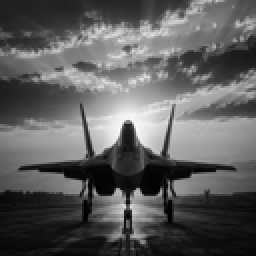
#> input picture images/output/grayscale_128.png, 128 x 128 px (shown 2 times larger)
$ python main.py
#> lines starting #> are read from the running program, lines starting #| are printed output that depends on the picture
### python/filters.py
"""
filters.py
----------

Generic 3×3 convolution engine.

This software implementation acts as the
Golden Reference Model for the FPGA DSP MAC Engine.

Author : Siddharth Sahu
Project: FPGA Image Processing Accelerator
"""

import numpy as np

# ==========================================================
# Utility Functions
# ==========================================================

def clip_pixel(value: int) -> np.uint8:
    """
    Saturate a pixel into the valid grayscale range.

    Parameters
    ----------
    value : int

    Returns
    -------
    np.uint8
    """

    return np.uint8(np.clip(value, 0, 255))


# ==========================================================
# Convolution Engine
# ==========================================================

def convolve(
    image: np.ndarray,
    kernel: np.ndarray,
    divisor: int = 1
) -> np.ndarray:
    """
    Perform a generic 3×3 convolution.

    Parameters
    ----------
    image : np.ndarray
        Grayscale input image.

    kernel : np.ndarray
        3×3 convolution kernel.

    divisor : int
        Kernel normalization factor.

    Returns
    -------
    np.ndarray
        Filtered image.
    """

    height, width = image.shape

    output = np.zeros_like(image, dtype=np.uint8)

    padded = np.pad(
        image,
        pad_width=1,
        mode="constant",
        constant_values=0
    )

    for row in range(height):

        for col in range(width):

            window = padded[row:row+3, col:col+3]

            accumulator = int(
                np.sum(
                    window.astype(np.int32) * kernel
                )
            )

            accumulator //= divisor

            output[row, col] = clip_pixel(accumulator)
    return output

### python/main.py
"""
main.py
-------

Golden Reference Driver for the FPGA Image Processing Accelerator.

Pipeline:
    Input Image
        ↓
    Select Kernel
        ↓
    Convolution Engine
        ↓
    Save Filtered Image
        ↓
    Display Results

Author : Siddharth Sahu
Project: FPGA Image Processing Accelerator
"""

from pathlib import Path

import matplotlib.pyplot as plt
import numpy as np
from PIL import Image

from filters import convolve
from kernels import KERNELS


# ==========================================================
# Project Paths
# ==========================================================

PROJECT_ROOT = Path(__file__).resolve().parent.parent

INPUT_IMAGE = PROJECT_ROOT / "images" / "output" / "grayscale_128.png"
OUTPUT_IMAGE = PROJECT_ROOT / "images" / "output" / "filtered.png"


# ==========================================================
# Display Available Kernels
# ==========================================================

def display_kernels():
    print("\n==============================================")
    print(" FPGA IMAGE PROCESSING ACCELERATOR")
    print(" Python Golden Reference Model")
    print("==============================================\n")

    print("Available Kernels:\n")

    names = list(KERNELS.keys())

    for index, kernel_name in enumerate(names, start=1):
        print(f"{index}. {kernel_name}")

    return names


# ==========================================================
# Kernel Selection
# ==========================================================

def select_kernel(kernel_names):

    while True:

        try:

            choice = int(input("\nSelect Kernel Number : "))

            if 1 <= choice <= len(kernel_names):
                return kernel_names[choice - 1]

            print("\nInvalid Selection.\n")

        except ValueError:

            print("\nPlease enter a valid integer.\n")


# ==========================================================
# Load Image
# ==========================================================

def load_image():

    if not INPUT_IMAGE.exists():
        raise FileNotFoundError(
            f"Input image not found:\n{INPUT_IMAGE}"
        )

    image = Image.open(INPUT_IMAGE).convert("L")

    return np.array(image, dtype=np.uint8)


# ==========================================================
# Save Output Image
# ==========================================================

def save_image(image_array):

    Image.fromarray(image_array).save(OUTPUT_IMAGE)


# ==========================================================
# Display Images
# ==========================================================

def display_results(original, filtered, kernel_name):

    plt.figure(figsize=(12, 5))

    plt.subplot(1, 2, 1)
    plt.imshow(original, cmap="gray")
    plt.title("Original Image")
    plt.axis("off")

    plt.subplot(1, 2, 2)
    plt.imshow(filtered, cmap="gray")
    plt.title(kernel_name)
    plt.axis("off")

    plt.tight_layout()
    plt.show()


# ==========================================================
# Main Program
# ==========================================================

def main():

    kernel_names = display_kernels()

    selected = select_kernel(kernel_names)
#> the loop in select_kernel, `while True: ` made 1 pass; the answer given on pass 1: 1

    config = KERNELS[selected]

    kernel = config["kernel"]
    divisor = config["divisor"]

    print("\n----------------------------------------------")
    print(f"Selected Kernel : {selected}")
    print("----------------------------------------------")

    image = load_image()
#> in load_image, image is the input picture: PIL image 128x128 L; min 0, max 252, mean 93.5

    filtered = convolve(
        image=image,
        kernel=kernel,
        divisor=divisor
    )
#> in convolve, `padded = np.pad( image, pad_width=1, mode="constant", constant_values=..`:
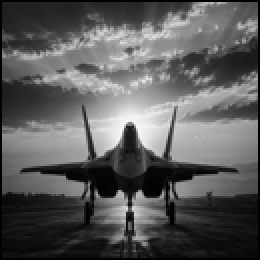
#> padded: shape (130, 130) (shown 2 times larger); min 0, max 252, mean 90.7

    save_image(filtered)

    display_results(
        original=image,
        filtered=filtered,
        kernel_name=selected
    )
#> in display_results, `plt.show()`:
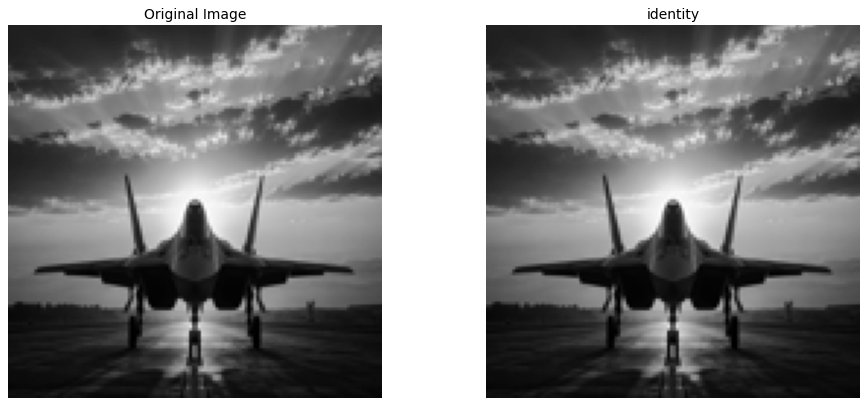
#> figure drawn by matplotlib, 2 panels

    print("\n==============================================")
    print(" Processing Complete")
    print("==============================================")

    print(f"\nOutput Image : {OUTPUT_IMAGE}")


# ==========================================================
# Entry Point
# ==========================================================

if __name__ == "__main__":
    main()
